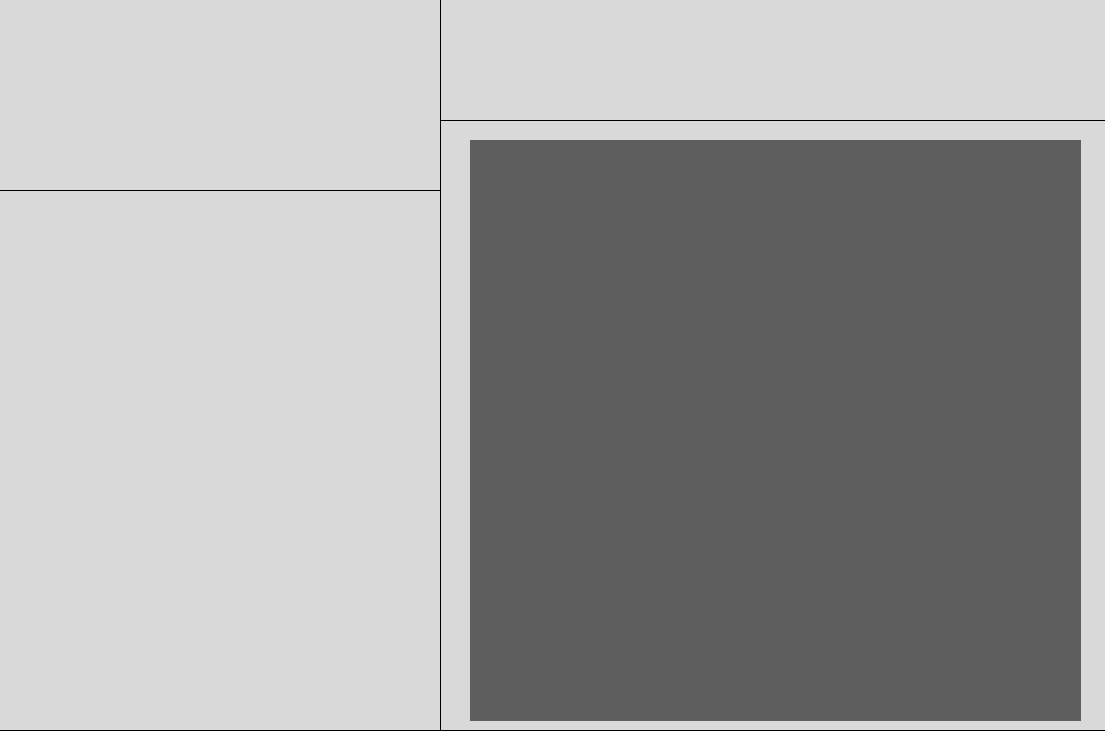
<?xml version="1.0" encoding="UTF-8"?>
<ui version="4.0">
 <class>Dialog</class>
 <widget class="QDialog" name="Dialog">
  <property name="geometry">
   <rect>
    <x>0</x>
    <y>0</y>
    <width>1105</width>
    <height>731</height>
   </rect>
  </property>
  <property name="windowTitle">
   <string>Dialog</string>
  </property>
  <widget class="QWidget" name="MessageZone" native="true">
   <property name="geometry">
    <rect>
     <x>470</x>
     <y>140</y>
     <width>611</width>
     <height>581</height>
    </rect>
   </property>
   <property name="styleSheet">
    <string notr="true">background-color: rgb(94, 94, 94);</string>
   </property>
   <layout class="QVBoxLayout" name="verticalLayout"/>
  </widget>
  <widget class="QWidget" name="MessageZonePannel" native="true">
   <property name="geometry">
    <rect>
     <x>440</x>
     <y>120</y>
     <width>671</width>
     <height>611</height>
    </rect>
   </property>
   <property name="styleSheet">
    <string notr="true">background-color: rgb(217, 217, 217);
border-color: rgb(0, 0, 0);
border-width:1px;
 border-style: outset;</string>
   </property>
   <layout class="QVBoxLayout" name="verticalLayout_2"/>
  </widget>
  <widget class="QWidget" name="TopLeftPanel" native="true">
   <property name="geometry">
    <rect>
     <x>-10</x>
     <y>-10</y>
     <width>451</width>
     <height>201</height>
    </rect>
   </property>
   <property name="styleSheet">
    <string notr="true">background-color: rgb(217, 217, 217);
border-color: rgb(0, 0, 0);
border-width:1px;
 border-style: outset;</string>
   </property>
   <layout class="QVBoxLayout" name="verticalLayout_3"/>
  </widget>
  <widget class="QWidget" name="TopRightPanel" native="true">
   <property name="geometry">
    <rect>
     <x>440</x>
     <y>-10</y>
     <width>671</width>
     <height>131</height>
    </rect>
   </property>
   <property name="styleSheet">
    <string notr="true">background-color: rgb(217, 217, 217);
border-color: rgb(0, 0, 0);
border-width:1px;
 border-style: outset;</string>
   </property>
   <layout class="QVBoxLayout" name="verticalLayout_4"/>
  </widget>
  <widget class="QWidget" name="BottomLeftPannel" native="true">
   <property name="geometry">
    <rect>
     <x>-10</x>
     <y>190</y>
     <width>451</width>
     <height>541</height>
    </rect>
   </property>
   <property name="styleSheet">
    <string notr="true">background-color: rgb(217, 217, 217);
border-color: rgb(0, 0, 0);
border-width:1px;
 border-style: outset;</string>
   </property>
   <layout class="QVBoxLayout" name="verticalLayout_5"/>
  </widget>
  <zorder>MessageZonePannel</zorder>
  <zorder>MessageZone</zorder>
  <zorder>TopLeftPanel</zorder>
  <zorder>TopRightPanel</zorder>
  <zorder>BottomLeftPannel</zorder>
 </widget>
 <resources/>
 <connections/>
</ui>
